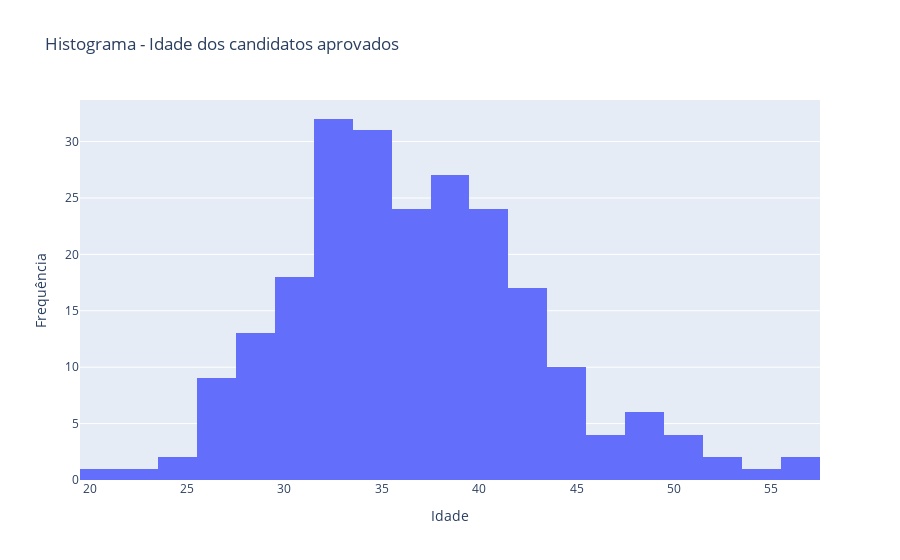

Source (notebook cell):
### Code cell
candidatos_aprovados = resultado_definitivo_ordenado[resultado_definitivo_ordenado['APROVADO DISCURSIVA_d'] == True]

# Criar histograma
fig = go.Figure(data=[go.Histogram(x=candidatos_aprovados['IDADE'])])

# Configurar layout
fig.update_layout(
    title='Histograma - Idade dos candidatos aprovados',
    xaxis_title='Idade',
    yaxis_title='Frequência'
)

# Exibir o histograma
fig.show()

### Figure 1 — Plotly figure (JSON) as saved in the notebook; plotly's stock layout.template omitted (floating-point values rounded to 4 significant figures; data arrays with more than 128 entries replaced by an {"elided": "..."} marker saying what was removed)
{"data": [{"type": "histogram", "x": {"elided": "228 int values"}}], "layout": {"title": {"text": "Histograma - Idade dos candidatos aprovados"}, "xaxis": {"title": {"text": "Idade"}}, "yaxis": {"title": {"text": "Frequência"}}}}
